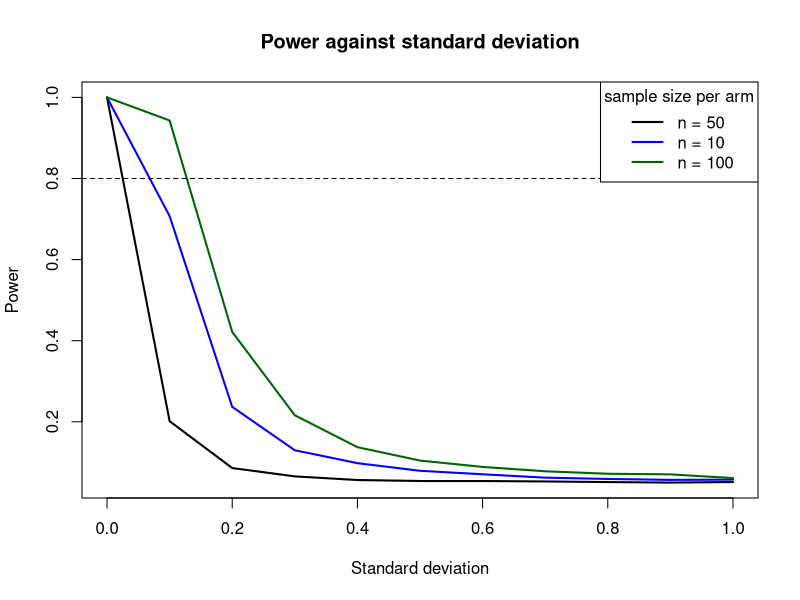
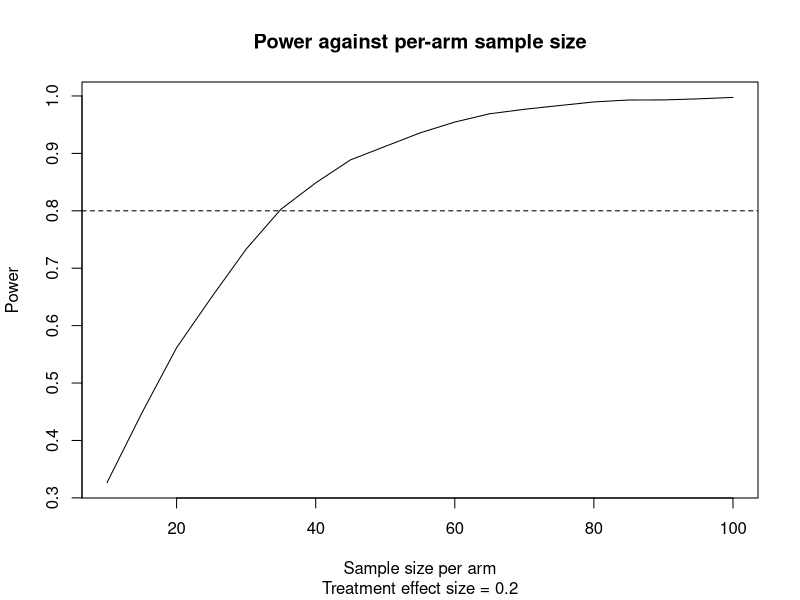

These charts were generated, in order, by the following R code: (Note: this script raises an error after producing the figures.)
## ---- chunk 1
data_sim <- function(mu0, mu1, sd, n){
  # simulate a vector of outcomes for each arm
  y_0 <- rnorm(n = n, mean = mu0, sd = sd)
  y_1 <- rnorm(n = n, mean = mu1, sd = sd)
  
  # sample mean outcome for each arm
  ybar_0 <- mean(y_0)
  ybar_1 <- mean(y_1)
  
  # sample mean difference (ie treatment effect for this sample)
  deltahat <- ybar_1 - ybar_0
  
  return(deltahat)
}
## ---- chunk 2
power_sim <- function(mu0, mu1, sd, n, nrep = 10000){
  # mu0, mu1: outcome means for each arm
  # sd: common standard deviation for outcomes
  # n: number of participants per arm
  # nrep: number of replicates when simulating vector of deltas 
  
  deltas <- replicate(nrep, data_sim(mu0, mu1, sd = sd, n))
  
  se <- sqrt(2 * sd^2 / n)
  z_scores <- deltas / se
  power <- mean(abs(z_scores) > qnorm(1 - 0.05 / 2))
  
  return(power)
}
## ---- chunk 3
power_sim(mu0 = 2, mu1 = 2.5, sd = 0.8, n = 100)

power_sim(mu0 = 2, mu1 = 2.1, sd = 0.1, n = 20)
## ---- chunk 4
sd_vals <- seq(0,1, by = 0.1)
n_vals <- c(10,50,100)

power_sd <- matrix(nrow = length(sd_vals), ncol = length(n_vals))

for (j in 1:length(n_vals)) { 
  for (i in 1:length(sd_vals)){
    
  power_sd[i,j] <- power_sim(mu0 = 2, mu1 = 2.05, sd = sd_vals[i], n = n_vals[j])
  
  }
}

plot(sd_vals, power_sd[,1], type = 'l', lwd = 2, 
     xlab = 'Standard deviation', ylab = 'Power', main = 'Power against standard deviation')
lines(sd_vals, power_sd[,2], lwd = 2, col = 'blue')
lines(sd_vals, power_sd[,3], lwd = 2, col = 'darkgreen')
abline(h = 0.8, lty = 2)

legend('topright', c('n = 50', 'n = 10', 'n = 100'), col = c('black', 'blue', 'darkgreen'), lwd = 2, title = 'sample size per arm')
## ---- chunk 5
n_vals <- seq(10,100, by = 5)
delta_vals <- c(0.01, 0.2, 0.5)
power_n <- numeric(length = length(n_vals))

for (i in 1:length(n_vals)) {
  power_n[i] <- power_sim(mu0 = 2, mu1 = 2.2, sd = 0.3, n = n_vals[i])
}

plot(n_vals, power_n, type = 'l',
     xlab = 'Sample size per arm', ylab = 'Power', main = 'Power against per-arm sample size',
     sub = 'Treatment effect size = 0.2')
abline(h = 0.8, lty =2)
## ---- chunk 6
n_vals <- seq(10,100, by = 5)
delta_vals <- c(0.01, 0.2, 0.5)

power_n <- matrix(nrow = length(delta_vals), ncol = length(n_vals))

for(j in 1:length(delta_vals)){
  delta = delta_vals[j]
  for (i in 1:length(n_vals)) {
    power_n[i, j] <- power_sim(mu0 = 2, mu1 = 2 + delta, sd = 0.3, n = n_vals[i])
  }
}

plot(n_vals, power_n, type = 'l',
     xlab = 'Sample size per arm', ylab = 'Power', main = 'Power against per-arm sample size',
     sub = 'Treatment effect size = 0.2')
abline(h = 0.8, lty =2)
## ---- chunk 7
delta_vals <- seq(0,2, by = 0.2)
power_10 <- numeric(length = length(delta_vals))
power_50 <- numeric(length = length(delta_vals))
power_100 <- numeric(length = length(delta_vals))

for (i in 1:length(delta_vals)) {
  mu1_i <- 2 + delta_vals[i]
  power_10[i] <- power_sim(mu0 = 2, mu1 = mu1_i, sd = 1, n = 10)
  power_50[i] <- power_sim(mu0 = 2, mu1 = mu1_i, sd = 1, n = 50)
  power_100[i] <- power_sim(mu0 = 2, mu1 = mu1_i, sd = 1, n = 100)
}

plot(delta_vals, power_50, type = 'l', lwd = 2, 
     xlab = 'Treatment effect size', ylab = 'Power', main = 'Power against treatment effect')
lines(delta_vals, power_10, col = 'blue', lwd = 2)
lines(delta_vals, power_100, col = 'darkgreen', lwd = 2)
abline(h = 0.8, lty = 2)

legend('bottomright', c('n = 50', 'n = 10', 'n = 100'), col = c('black', 'blue', 'darkgreen'), lwd = 2, title = 'sample size per arm')
